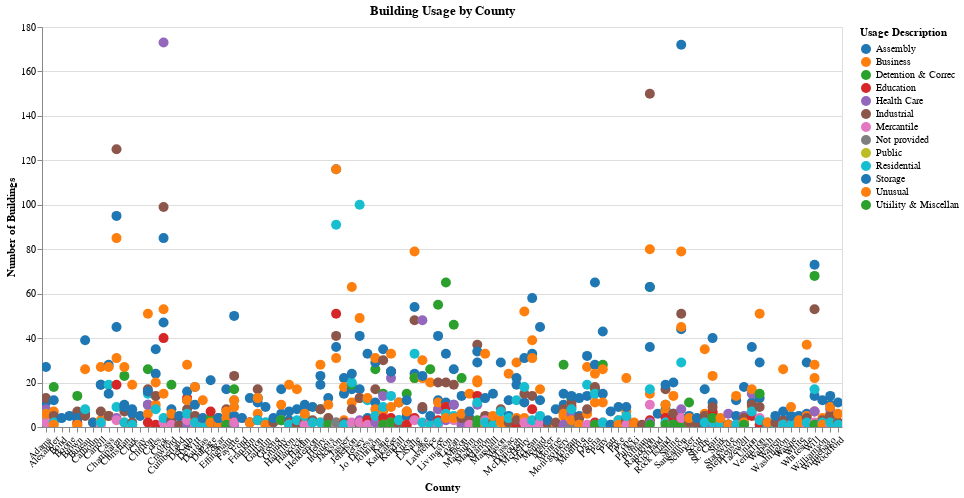

The notebook cell saved with this chart:
### Code cell
cat = df.groupby(['County', 'Usage Description']).size().reset_index(name='Count')
usage_options = df['Usage Description'].dropna().unique().tolist()
usage_dropdown = alt.binding_select(options=usage_options, name='Type: ')
usage_selection = alt.selection_point(
    fields=['Usage Description'],
    bind=usage_dropdown,
    name='usage_param'
)

color = alt.condition(
    usage_selection,
    alt.Color('Usage Description:N', title='Usage Description', scale=alt.Scale(scheme='category10')),
    alt.value('lightgray')  
)
opacity = alt.condition(
    usage_selection,
    alt.value(1.0),
    alt.value(0.2)  
)

usage_chart = alt.Chart(cat).mark_circle(size=100).encode(
    x=alt.X('County:N', title='County', axis=alt.Axis(labelAngle=-45)),
    y=alt.Y('Count:Q', title='Number of Buildings'),
    color=color,
    opacity=opacity,
    tooltip=[
        alt.Tooltip('County:N', title='County'),
        alt.Tooltip('Usage Description:N', title='Usage'),
        alt.Tooltip('Count:Q', title='Number of Buildings')
    ]
).add_params(
    usage_selection
).properties(
    title='Building Usage by County',
    width=800,
    height=400
).interactive()
usage_chart

### Figure 1 — Vega-Lite specification as saved in the notebook (floating-point values rounded to 4 significant figures; data arrays with more than 128 entries replaced by an {"elided": "..."} marker saying what was removed)
{"config": {"view": {"continuousWidth": 300, "continuousHeight": 300}}, "data": {"name": "data-476a66a2e5c7124d979c878a5548b676"}, "mark": {"type": "circle", "size": 100}, "encoding": {"color": {"condition": {"param": "usage_param", "field": "Usage Description", "scale": {"scheme": "category10"}, "title": "Usage Description", "type": "nominal"}, "value": "lightgray"}, "opacity": {"condition": {"param": "usage_param", "value": 1.0}, "value": 0.2}, "tooltip": [{"field": "County", "title": "County", "type": "nominal"}, {"field": "Usage Description", "title": "Usage", "type": "nominal"}, {"field": "Count", "title": "Number of Buildings", "type": "quantitative"}], "x": {"axis": {"labelAngle": -45}, "field": "County", "title": "County", "type": "nominal"}, "y": {"field": "Count", "title": "Number of Buildings", "type": "quantitative"}}, "height": 400, "params": [{"name": "usage_param", "select": {"type": "point", "fields": ["Usage Description"]}, "bind": {"input": "select", "options": ["Unusual", "Storage", "Assembly", "Industrial", "Health Care", "Business", "Education", "Mercantile", "Residential", "Detention & Correc", "Not provided", "Utiility & Miscellan", "Public"], "name": "Type: "}}, {"name": "param_15", "select": {"type": "interval", "encodings": ["x", "y"]}, "bind": "scales"}], "title": "Building Usage by County", "width": 800, "$schema": "https://vega.github.io/schema/vega-lite/v5.20.1.json", "datasets": {"data-476a66a2e5c7124d979c878a5548b676": {"elided": "675 records"}}}
